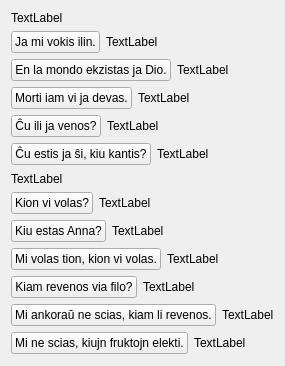
     <widget class="QWidget" name="tab_7">
      <attribute name="icon">
       <iconset resource="ikonoj.qrc">
        <normaloff>:/ikonoj/leciono.png</normaloff>:/ikonoj/leciono.png</iconset>
      </attribute>
      <attribute name="title">
       <string>10</string>
      </attribute>
      <layout class="QVBoxLayout" name="verticalLayout_33" stretch="0,1,0,3">
       <item>
        <layout class="QVBoxLayout" name="verticalLayout_16">
         <item>
          <widget class="QLabel" name="Lec09_Label14">
           <property name="text">
            <string>TextLabel</string>
           </property>
           <property name="alignment">
            <set>Qt::AlignLeading|Qt::AlignLeft|Qt::AlignVCenter</set>
           </property>
           <property name="wordWrap">
            <bool>true</bool>
           </property>
          </widget>
         </item>
         <item>
          <layout class="QHBoxLayout" name="horizontalLayout_14" stretch="3,1">
           <item>
            <widget class="neklakebla" name="pushButton_6">
             <property name="sizePolicy">
              <sizepolicy hsizetype="Maximum" vsizetype="Fixed">
               <horstretch>0</horstretch>
               <verstretch>0</verstretch>
              </sizepolicy>
             </property>
             <property name="text">
              <string>Ja mi vokis ilin.</string>
             </property>
            </widget>
           </item>
           <item>
            <widget class="QLabel" name="Lec09_Label15">
             <property name="text">
              <string>TextLabel</string>
             </property>
             <property name="wordWrap">
              <bool>true</bool>
             </property>
            </widget>
           </item>
          </layout>
         </item>
         <item>
          <layout class="QHBoxLayout" name="horizontalLayout_15" stretch="3,1">
           <item>
            <widget class="neklakebla" name="pushButton_7">
             <property name="sizePolicy">
              <sizepolicy hsizetype="Maximum" vsizetype="Fixed">
               <horstretch>0</horstretch>
               <verstretch>0</verstretch>
              </sizepolicy>
             </property>
             <property name="text">
              <string>En la mondo ekzistas ja Dio.</string>
             </property>
            </widget>
           </item>
           <item>
            <widget class="QLabel" name="Lec09_Label16">
             <property name="text">
              <string>TextLabel</string>
             </property>
             <property name="wordWrap">
              <bool>true</bool>
             </property>
            </widget>
           </item>
          </layout>
         </item>
         <item>
          <layout class="QHBoxLayout" name="horizontalLayout_16" stretch="3,1">
           <item>
            <widget class="neklakebla" name="pushButton_8">
             <property name="sizePolicy">
              <sizepolicy hsizetype="Maximum" vsizetype="Fixed">
               <horstretch>0</horstretch>
               <verstretch>0</verstretch>
              </sizepolicy>
             </property>
             <property name="text">
              <string>Morti iam vi ja devas.</string>
             </property>
            </widget>
           </item>
           <item>
            <widget class="QLabel" name="Lec09_Label17">
             <property name="text">
              <string>TextLabel</string>
             </property>
             <property name="wordWrap">
              <bool>true</bool>
             </property>
            </widget>
           </item>
          </layout>
         </item>
         <item>
          <layout class="QHBoxLayout" name="horizontalLayout_17" stretch="3,1">
           <item>
            <widget class="neklakebla" name="pushButton_9">
             <property name="sizePolicy">
              <sizepolicy hsizetype="Maximum" vsizetype="Fixed">
               <horstretch>0</horstretch>
               <verstretch>0</verstretch>
              </sizepolicy>
             </property>
             <property name="text">
              <string>Ĉu ili ja venos?</string>
             </property>
            </widget>
           </item>
           <item>
            <widget class="QLabel" name="Lec09_Label18">
             <property name="text">
              <string>TextLabel</string>
             </property>
             <property name="wordWrap">
              <bool>true</bool>
             </property>
            </widget>
           </item>
          </layout>
         </item>
         <item>
          <layout class="QHBoxLayout" name="horizontalLayout_18" stretch="3,1">
           <item>
            <widget class="neklakebla" name="pushButton_10">
             <property name="sizePolicy">
              <sizepolicy hsizetype="Maximum" vsizetype="Fixed">
               <horstretch>0</horstretch>
               <verstretch>0</verstretch>
              </sizepolicy>
             </property>
             <property name="text">
              <string>Ĉu estis ja ŝi, kiu kantis?</string>
             </property>
            </widget>
           </item>
           <item>
            <widget class="QLabel" name="Lec09_Label26">
             <property name="text">
              <string>TextLabel</string>
             </property>
             <property name="wordWrap">
              <bool>true</bool>
             </property>
            </widget>
           </item>
          </layout>
         </item>
        </layout>
       </item>
       <item>
        <spacer name="verticalSpacer_18">
         <property name="orientation">
          <enum>Qt::Vertical</enum>
         </property>
         <property name="sizeHint" stdset="0">
          <size>
           <width>20</width>
           <height>1</height>
          </size>
         </property>
        </spacer>
       </item>
       <item>
        <layout class="QVBoxLayout" name="verticalLayout_32">
         <item>
          <widget class="QLabel" name="Lec09_Label19">
           <property name="text">
            <string>TextLabel</string>
           </property>
           <property name="alignment">
            <set>Qt::AlignLeading|Qt::AlignLeft|Qt::AlignVCenter</set>
           </property>
           <property name="wordWrap">
            <bool>true</bool>
           </property>
          </widget>
         </item>
         <item>
          <layout class="QHBoxLayout" name="horizontalLayout_19" stretch="3,1">
           <item>
            <widget class="neklakebla" name="pushButton_11">
             <property name="sizePolicy">
              <sizepolicy hsizetype="Maximum" vsizetype="Fixed">
               <horstretch>0</horstretch>
               <verstretch>0</verstretch>
              </sizepolicy>
             </property>
             <property name="text">
              <string>Kion vi volas?</string>
             </property>
            </widget>
           </item>
           <item>
            <widget class="QLabel" name="Lec09_Label20">
             <property name="text">
              <string>TextLabel</string>
             </property>
             <property name="wordWrap">
              <bool>true</bool>
             </property>
            </widget>
           </item>
          </layout>
         </item>
         <item>
          <layout class="QHBoxLayout" name="horizontalLayout_20" stretch="3,1">
           <item>
            <widget class="neklakebla" name="pushButton_12">
             <property name="sizePolicy">
              <sizepolicy hsizetype="Maximum" vsizetype="Fixed">
               <horstretch>0</horstretch>
               <verstretch>0</verstretch>
              </sizepolicy>
             </property>
             <property name="text">
              <string>Kiu estas Anna?</string>
             </property>
            </widget>
           </item>
           <item>
            <widget class="QLabel" name="Lec09_Label21">
             <property name="text">
              <string>TextLabel</string>
             </property>
             <property name="wordWrap">
              <bool>true</bool>
             </property>
            </widget>
           </item>
          </layout>
         </item>
         <item>
          <layout class="QHBoxLayout" name="horizontalLayout_21" stretch="3,1">
           <item>
            <widget class="neklakebla" name="pushButton_13">
             <property name="sizePolicy">
              <sizepolicy hsizetype="Maximum" vsizetype="Fixed">
               <horstretch>0</horstretch>
               <verstretch>0</verstretch>
              </sizepolicy>
             </property>
             <property name="text">
              <string>Mi volas tion, kion vi volas.</string>
             </property>
            </widget>
           </item>
           <item>
            <widget class="QLabel" name="Lec09_Label22">
             <property name="text">
              <string>TextLabel</string>
             </property>
             <property name="wordWrap">
              <bool>true</bool>
             </property>
            </widget>
           </item>
          </layout>
         </item>
         <item>
          <layout class="QHBoxLayout" name="horizontalLayout_22" stretch="3,1">
           <item>
            <widget class="neklakebla" name="pushButton_14">
             <property name="sizePolicy">
              <sizepolicy hsizetype="Maximum" vsizetype="Fixed">
               <horstretch>0</horstretch>
               <verstretch>0</verstretch>
              </sizepolicy>
             </property>
             <property name="text">
              <string>Kiam revenos via filo?</string>
             </property>
            </widget>
           </item>
           <item>
            <widget class="QLabel" name="Lec09_Label23">
             <property name="text">
              <string>TextLabel</string>
             </property>
             <property name="wordWrap">
              <bool>true</bool>
             </property>
            </widget>
           </item>
          </layout>
         </item>
         <item>
          <layout class="QHBoxLayout" name="horizontalLayout_32" stretch="3,1">
           <item>
            <widget class="neklakebla" name="pushButton_24">
             <property name="sizePolicy">
              <sizepolicy hsizetype="Maximum" vsizetype="Fixed">
               <horstretch>0</horstretch>
               <verstretch>0</verstretch>
              </sizepolicy>
             </property>
             <property name="text">
              <string>Mi ankoraŭ ne scias, kiam li revenos.</string>
             </property>
            </widget>
           </item>
           <item>
            <widget class="QLabel" name="Lec09_Label24">
             <property name="text">
              <string>TextLabel</string>
             </property>
             <property name="wordWrap">
              <bool>true</bool>
             </property>
            </widget>
           </item>
          </layout>
         </item>
         <item>
          <layout class="QHBoxLayout" name="horizontalLayout_33" stretch="3,1">
           <item>
            <widget class="neklakebla" name="pushButton_25">
             <property name="sizePolicy">
              <sizepolicy hsizetype="Maximum" vsizetype="Fixed">
               <horstretch>0</horstretch>
               <verstretch>0</verstretch>
              </sizepolicy>
             </property>
             <property name="text">
              <string>Mi ne scias, kiujn fruktojn elekti.</string>
             </property>
            </widget>
           </item>
           <item>
            <widget class="QLabel" name="Lec09_Label25">
             <property name="text">
              <string>TextLabel</string>
             </property>
             <property name="wordWrap">
              <bool>true</bool>
             </property>
            </widget>
           </item>
          </layout>
         </item>
        </layout>
       </item>
       <item>
        <spacer name="verticalSpacer_19">
         <property name="orientation">
          <enum>Qt::Vertical</enum>
         </property>
         <property name="sizeHint" stdset="0">
          <size>
           <width>20</width>
           <height>1</height>
          </size>
         </property>
        </spacer>
       </item>
      </layout>
     </widget>
